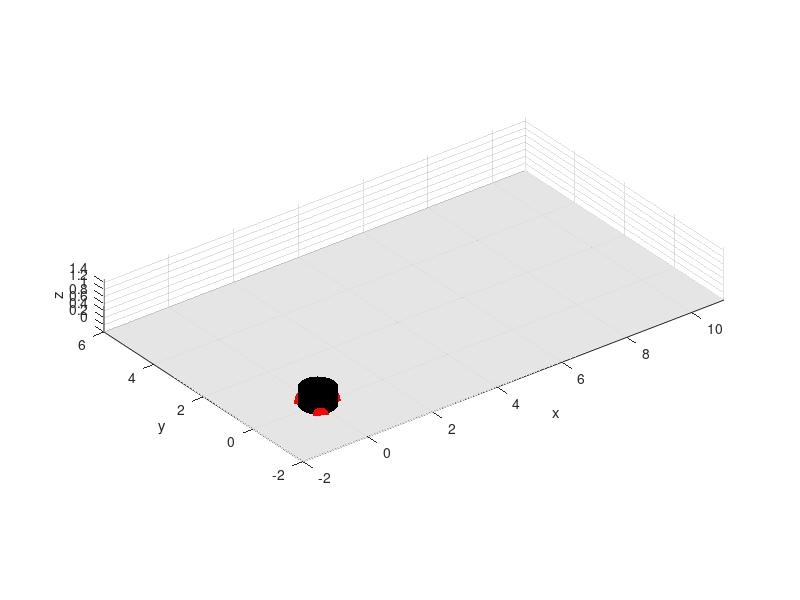

MATLAB code to generate this figure: (Note: this script raises an error after producing the figure.)
clear;
clc;

animation_speed_multiplier = 50;

% SMC
data_file_name = "data/SMC_1koma5kg.mat";
%data_file_name = "data/SMC_5kg.mat";
%data_file_name = "data/SMC_10kg.mat";

% MPC
%data_file_name = "data/MPC_1koma5kg.mat";
%data_file_name = "data/MPC_5kg.mat";
% data_file_name = "data/MPC_10kg.mat";

% PID
%data_file_name = "data/PID_1koma5kg.mat";
%data_file_name = "data/PID_5kg.mat";
%data_file_name = "data/PID_10kg.mat";
[~, name, ~] = fileparts(data_file_name); % 'name' will be 'SMC_Massa1koma5kg_v2'


fig = figure('Visible', 'on'); % Create the figure
set(fig, 'Units', 'normalized', 'OuterPosition', [0 0 1 1]); % Full screen

% set axis
myaxes = axes( ...
    'xlim', [-10, 15], ...
    'ylim', [-10, 10], ...
    'zlim', [-10, 10] ...
    );
view(3);
grid on;
axis equal;
hold on;
xlabel('x');
ylabel('y');
zlabel('z');

xmin = -2;
xmax = 11;
ymin = -2;
ymax = 6;
zmin = 0;
zmax = 1.5;

% xmin = -2;
% xmax = 2;
% ymin = -2;
% ymax = 2;
% zmin = 0;
% zmax = 1.5;


axis([xmin xmax ymin ymax zmin zmax]);
axis manual;

% Create ground plane
% Create ground plane
[X, Y] = meshgrid(xmin:0.2:xmax, ymin:0.2:ymax);
Z = zeros(size(X));
surface(X, Y, Z, 'FaceColor', [0.8, 0.8, 0.8], 'EdgeColor', 'none', 'FaceAlpha', 0.5);




% generate 3D model
base_radius = 0.5;
base_height = 0.5;
wheel_radius = 0.2;
wheel_width = 0.1;

[xcylinder ycylinder zcylinder] = cylinder(base_radius);
zcylinder = zcylinder * base_height; % scale height

[xwheel, ywheel, zwheel] = cylinder(wheel_radius);
zwheel = zwheel * wheel_width - wheel_width/2;

[xcone ycone zcone] = cylinder([0.1 0.0]);
[xsphere ysphere zsphere] = sphere();

% Plot the different orientation of the shapes
% Add the cylinder surface
h(1) = surface(xcylinder, ycylinder, zcylinder, ...
    'FaceColor', 'black', 'EdgeColor', 'none');

% Add top and bottom lids using `fill3`
topLid = fill3(xcylinder(2, :), ycylinder(2, :), zcylinder(2, :), 'black', 'EdgeColor', 'none'); % Top lid
bottomLid = fill3(xcylinder(1, :), ycylinder(1, :), zcylinder(1, :), 'black', 'EdgeColor', 'none'); % Bottom lid

% wheels
for i = 1:3
    wheelCoords = [xwheel(:)'; ywheel(:)'; zwheel(:)'];
    rot_y = pi/2;
    rotationY = [
        cos(rot_y), 0, sin(rot_y);
        0, 1, 0;
        -sin(rot_y), 0, cos(rot_y)
        ];
    wheelCoords = rotationY * wheelCoords;

    % rotate the wheel to align with its respective angle
    rot_z = 2*pi/3 * (i-1);
    rotationZ = [
        cos(rot_z), -sin(rot_z), 0;
        sin(rot_z), cos(rot_z), 0;
        0, 0, 1
        ];
    wheelCoords = rotationZ * wheelCoords;

    % Translate wheel into position
    xWheel = reshape(wheelCoords(1, :), size(xwheel)) + base_radius * cos(rot_z);
    yWheel = reshape(wheelCoords(2, :), size(ywheel)) + base_radius * sin(rot_z);
    zWheel = reshape(wheelCoords(3, :), size(zwheel));

    h(1+i) = surface(xWheel, yWheel, zWheel, ...
        'FaceColor', 'red', 'EdgeColor', 'none');
    h(4+i) = fill3(xWheel(2,:), yWheel(2,:), zWheel(2,:), 'red', 'EdgeColor', 'none');
    %h(7+i) = fill3(xWheel(1,:), yWheel(1,:), zWheel(1,:), 'red', 'EdgeColor', 'none');
    
end


% Group objects into hgtransform for animation
combinedobject = hgtransform('parent', myaxes);
set([h, topLid, bottomLid], 'Parent', combinedobject);
drawnow

% define the motion coordinates

load(data_file_name);

longitude = y(1:animation_speed_multiplier:end);
latitude = x(1:animation_speed_multiplier: end);
bearing = theta(1:animation_speed_multiplier:end);
height_above_ground = wheel_radius;
altitute = height_above_ground * ones(1,length(longitude));
v_x = v_x(1:animation_speed_multiplier:end);
v_y = v_y(1:animation_speed_multiplier:end);


% Plot trajectory
%plot(x,y,'o','MarkerSize',3,'Color',[0,0,0]);
trail = animatedline('LineWidth', 2, 'Color', 'blue');

% Add shadow
shadowScale = 0.8; % Scale for the shadow
shadow = fill3(shadowScale * xcylinder, shadowScale * ycylinder, ...
               0 * zcylinder, [0.2, 0.2, 0.2], 'EdgeColor', 'none');
set(shadow, 'Parent', combinedobject);

% Add lighting
light('Position', [0, 0, 10], 'Style', 'infinite');
lighting gouraud;
material shiny; % Makes the surfaces shiny
title(strrep(name, '_', ' '));
xlabel('X-axis');
ylabel('Y-axis');
zlabel('Z-axis');

% Add velocity arrow
arrow_height = height_above_ground + base_height + 0.1;
max_arrow_length = 10;
arrow = quiver3(latitude(1), longitude(1), arrow_height, ...
    v_x(1), v_y(1), 0, 'r', 'LineWidth', 2, 'MaxHeadSize', max_arrow_length);
 

% Target Trajectory
% Define rectangle dimensions
traj_l = 10; % traj_l of the rectangle
traj_w = 5;   % traj_w of the rectangle

% Define points along the trajectory
numPoints = 500; % Number of points for each side

% Edge 1: Bottom (from (0,0) to (10,0))
x1 = linspace(0, traj_l, numPoints);
y1 = zeros(1, numPoints);

% Edge 2: Right (from (10,0) to (10,5))
x2 = traj_l * ones(1, numPoints);
y2 = linspace(0, traj_w, numPoints);

% Edge 3: Top (from (10,5) to (0,5))
x3 = linspace(traj_l, 0, numPoints);
y3 = traj_w * ones(1, numPoints);

% Edge 4: Left (from (0,5) to (0,0))
x4 = zeros(1, numPoints);
y4 = linspace(traj_w, 0, numPoints);

% Combine all edges to form the trajectory
traj_x = [x1, x2, x3, x4];
traj_y = [y1, y2, y3, y4];


desired_traj = plot(traj_x, traj_y,  'MarkerSize', 1, 'MarkerFaceColor', 'black'); % Starting point


legend([desired_traj, trail], {'Desired Trajectory', 'Traced Path'}, ...
       'Location', 'northeast', 'FontSize', 12);

% % Make videowriter object
% Extract the base file name without path and extension

% Create the video file name
videoFileName = "result/" + name; % Append .mp4 extension

%v = VideoWriter(videoFileName, 'MPEG-4'); % Set file name and format
v = VideoWriter(videoFileName, 'Motion JPEG AVI'); % Alternative format

v.FrameRate = 30; % Set frame rate (30 fps is standard)
open(v); % Open the video writer object


% Animate using makehgtform
for i = 1:length(latitude)


    translation = makehgtform('translate', ...
        [latitude(i) longitude(i) altitute(i)]); % Correct variable name

    %set(combinedobject, 'matrix', translation);

    rotation = makehgtform('zrotate', bearing(i));
    %set(combinedobject, 'matrix', rotation);

    set(combinedobject, 'matrix', ...
        translation*rotation);
    addpoints(trail, latitude(i), longitude(i), 0);
    
    % Draw velocity arrow
    set(arrow, 'XData', latitude(i), 'YData', longitude(i), 'ZData', arrow_height, ...
        'UData', v_x(i), 'VData', v_y(i), 'WData', 0);

    % capture current frame
    frame = getframe(gcf); % capture the figure
    writeVideo(v, frame); % write the frame to the video file

    %pause(0.001);
    %disp([i,latitude(i),longitude(i)]);
end

% close the video writer
close(v);
hold off;

disp(["Animation saved as", videoFileName]);

